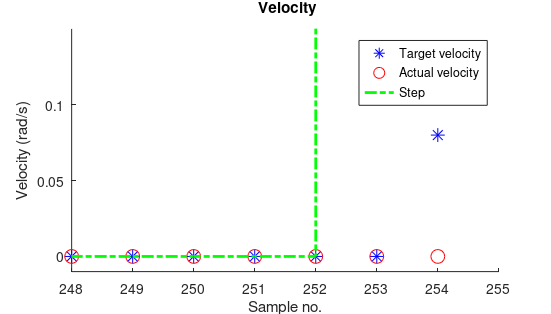
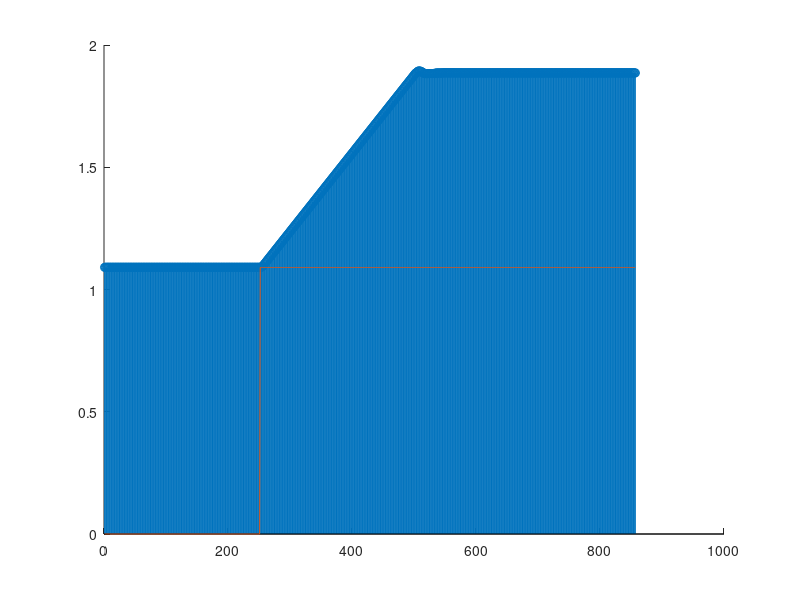
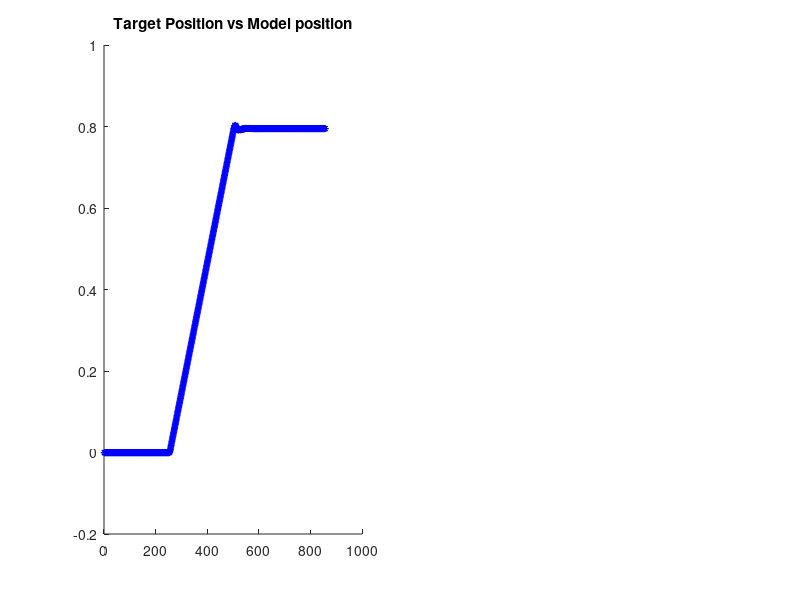

The MATLAB source for these figures, in order: (Note: this script raises an error after producing the figures.)
clc;
format short
load delayLog.txt;

%delayLog = delayLog(240:270,:);

qActual = delayLog(:,3:8); % Actual Position
qdActual = delayLog(:,9:14); %Actual  Velocity
qddTarget = delayLog(:,15:20); % Target acc
qdTarget = delayLog(:,21:26); % Target vel
qTarget = delayLog(:,27:32); % Target pos
test01 = delayLog(:,33);


qddActual = diff(qdActual)/0.008;

robotTime = delayLog(:,1);

%Systime
sysTime = delayLog(:,2);

disp('Avg. delay, ms')
a = mean(diff(sysTime))/1000

disp('In Hz')
1/(a/1000)

%% Compare actual/target velcity and actual/taget acc.
% GENERATES: step01.eps

f = figure()
set(f,'name','Velocity','numbertitle','off')
hold all
title('\bf Velocity')
plot(qdTarget(:,1),'*b','MarkerSize',10)
plot(qdActual(:,1),'or','MarkerSize',10)
stairs(test01,'g-.','LineWidth',2)
legend('Target velocity','Actual velocity','Step')
xlim([248 255]);
ylim([-0.01 0.15])
xlabel('Sample no.');
ylabel('Velocity (rad/s)');
set(gcf,'paperunits','centimeters','Paperposition',[0 0 14 8])
saveas(gcf,'../../step01.eps','psc2')
hold off


% f = figure()
% hold all
% set(f,'name','Acc','numbertitle','off')
% plot(qddTarget(:,1),'x')
% plot(qddActual(:,1),'o')
% plot(test01)
% legend('Target acc','Actual acc')
% xlim([248 266]);
% ylim([-0.6 1.5])
% hold off


%%
%Comparing velocity and acc

f = figure()
set(f,'name','Position','numbertitle','off')
hold all
stem(qTarget(:,1))
plot(test01*1.09)
hold off


%% Testing our model of the robot

%Plot position and model.. 
% Might want to run ../Model01/model01.m first
stepsize = 0.4; %rad/s
offset = 1.091; %Offset in actual position



f = figure()
set(f,'name','Position','numbertitle','off')
subplot(1,2,1);
hold all
title('Target Position vs Model position')
plot(qTarget(:,1)-offset,'*b','MarkerSize',5)

%opt = stepDataOptions('InputOffset',1000);
s = step(dPlantDelay,3);
svector = [zeros(1,250) s'];
svector = svector*0.4;
plot(svector ,'rx')

%plot(test01)
legend('Target position','Model position')
xlim([248 550]);
ylim([-0.03 1])
xlabel('Sample no.');
ylabel('Relative position [rad]')
hold off


subplot(1,2,2);
hold all
title('Close up')
plot(qTarget(:,1)-offset,'*')

%opt = stepDataOptions('InputOffset',1000);
s = step(dPlantDelay,3);
svector = [zeros(1,250) s'];
svector = svector*0.4;
plot(svector ,'rx')

stairs(test01*0.02,'g-.','LineWidth',2)
legend('Target position','Model position','Step')
xlim([249 265]);
%ylim([-0.03 1])
xlabel('Sample no.');
ylabel('Relative position [rad]')
hold off

set(gcf,'paperunits','centimeters','Paperposition',[0 0 16 10])
saveas(gcf,'../../model01compare.eps','psc2')
